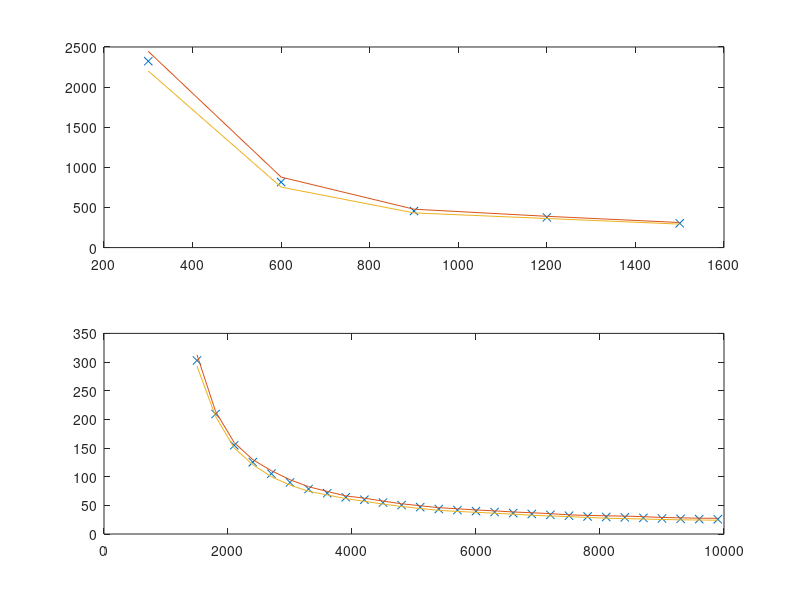

MATLAB code for this plot:
u0=[2236.0, 773.0, 446.0, 374.0, 299.0, 198.0, 151.0, 121.0, 101.0, 88.0, 79.0, 74.0, 65.0, 61.0, 53.0, 48.0, 44.0, 43.0, 41.0, 39.0, 37.0, 34.0, 33.0, 32.0, 31.0, 30.0, 30.0, 30.0, 29.0, 27.0, 26.0, 26.0, 25.0];
u1=[2386.0, 879.0, 498.0, 388.0, 291.0, 208.0, 160.0, 133.0, 111.0, 95.0, 86.0, 77.0, 69.0, 64.0, 57.0, 53.0, 52.0, 48.0, 46.0, 45.0, 44.0, 43.0, 42.0, 40.0, 36.0, 36.0, 36.0, 35.0, 34.0, 32.0, 31.0, 30.0, 30.0];
u2=[2691.0, 1016.0, 494.0, 391.0, 324.0, 212.0, 156.0, 124.0, 101.0, 87.0, 73.0, 64.0, 58.0, 53.0, 50.0, 46.0, 42.0, 39.0, 38.0, 36.0, 36.0, 33.0, 29.0, 28.0, 27.0, 27.0, 26.0, 26.0, 25.0, 24.0, 22.0, 22.0, 22.0];
u3=[2281.0, 751.0, 449.0, 364.0, 319.0, 217.0, 172.0, 138.0, 115.0, 100.0, 85.0, 75.0, 66.0, 59.0, 55.0, 53.0, 49.0, 44.0, 41.0, 39.0, 38.0, 36.0, 35.0, 32.0, 32.0, 31.0, 31.0, 31.0, 30.0, 29.0, 29.0, 28.0, 28.0];
u4=[2100.0, 747.0, 424.0, 393.0, 303.0, 204.0, 150.0, 117.0, 97.0, 81.0, 73.0, 66.0, 63.0, 58.0, 55.0, 51.0, 46.0, 40.0, 37.0, 37.0, 34.0, 34.0, 34.0, 32.0, 30.0, 27.0, 25.0, 25.0, 25.0, 24.0, 24.0, 24.0, 23.0];
u5=[2000.0, 699.0, 436.0, 330.0, 279.0, 200.0, 145.0, 116.0, 91.0, 79.0, 69.0, 67.0, 60.0, 55.0, 49.0, 44.0, 40.0, 38.0, 37.0, 35.0, 34.0, 34.0, 34.0, 33.0, 31.0, 28.0, 27.0, 24.0, 24.0, 24.0, 24.0, 24.0, 23.0];
u6=[2307.0, 744.0, 433.0, 383.0, 278.0, 216.0, 149.0, 125.0, 107.0, 88.0, 79.0, 75.0, 64.0, 62.0, 53.0, 49.0, 48.0, 43.0, 42.0, 41.0, 39.0, 37.0, 35.0, 34.0, 32.0, 30.0, 28.0, 27.0, 26.0, 26.0, 26.0, 24.0, 24.0];
u7=[2308.0, 888.0, 419.0, 376.0, 307.0, 212.0, 153.0, 123.0, 104.0, 89.0, 78.0, 70.0, 65.0, 61.0, 58.0, 54.0, 51.0, 49.0, 48.0, 44.0, 43.0, 40.0, 39.0, 37.0, 34.0, 34.0, 33.0, 33.0, 32.0, 31.0, 30.0, 29.0, 29.0];
u8=[2526.0, 908.0, 527.0, 408.0, 312.0, 218.0, 159.0, 132.0, 119.0, 103.0, 89.0, 77.0, 70.0, 68.0, 64.0, 56.0, 48.0, 46.0, 44.0, 42.0, 39.0, 37.0, 35.0, 35.0, 34.0, 31.0, 30.0, 30.0, 29.0, 27.0, 27.0, 27.0, 27.0];
u9=[2396.0, 756.0, 428.0, 355.0, 315.0, 208.0, 153.0, 124.0, 106.0, 90.0, 74.0, 67.0, 61.0, 57.0, 54.0, 50.0, 49.0, 46.0, 43.0, 41.0, 39.0, 37.0, 33.0, 32.0, 32.0, 32.0, 31.0, 29.0, 28.0, 27.0, 26.0, 26.0, 26.0];
u=[u0; u1; u2; u3; u4; u5; u6; u7; u8; u9; ];
vect=300*(1:length(u0));


taille = length(u0);
umean = zeros(taille,1);
uincertitude = zeros(taille,1);
uintervalleincertitude = zeros(taille,2);
for i = 1:taille
  umean(i) = mean(u(:,i));
  uincertitude(i) = std(u(:,i))/sqrt(10);
  uintervalleincertitude(i,1) = umean(i) + uincertitude(i)*1.96;
  uintervalleincertitude(i,2) = umean(i) - uincertitude(i)*1.96;
endfor


#plot(u,vect);
#phase d'approche
subplot (2, 1, 1)
plot(vect(1:5),umean(1:5,:), 'x',
     vect(1:5),uintervalleincertitude(1:5,1),
     vect(1:5),uintervalleincertitude(1:5,2));
#phase de raffinage
subplot (2, 1, 2)
plot(vect(5:end),umean(5:end,:), 'x',
     vect(5:end),uintervalleincertitude(5:end,1),
     vect(5:end),uintervalleincertitude(5:end,2));